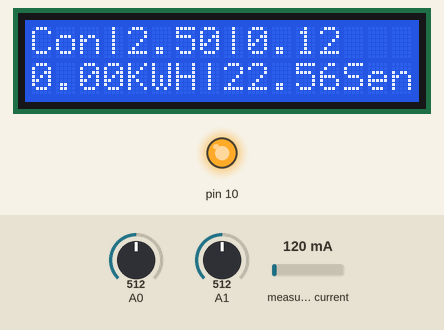
This sketch was run on a simulated Arduino Uno, built with avr-gcc and run on an emulated ATmega328P. Shown: 16×2 character LCD, output pins drawn as LEDs (lit = HIGH). The inputs (shaded band) are chosen by the test bench; at power-on: measured current 120 mA, A0 = 512, A1 = 512. No radio packets arrive unless stated.

Above: at 1.2 s.
1.3 s: measured current set to 40 mA
At 2.0 s:
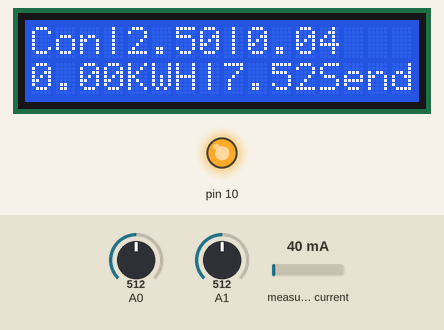
2.8 s: A0 set to 716
At 3.6 s:
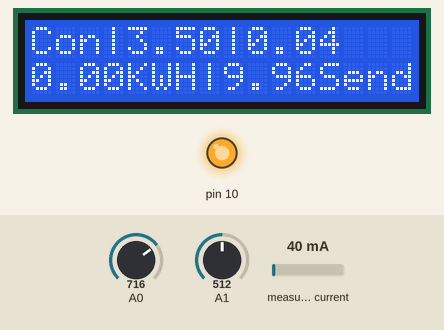
4.3 s: measured current set to 500 mA
At 5.2 s:
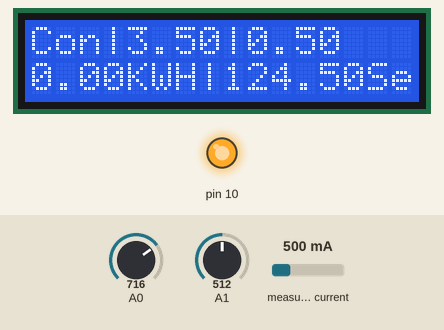
5.8 s: A0 set to 900
At 6.5 s:
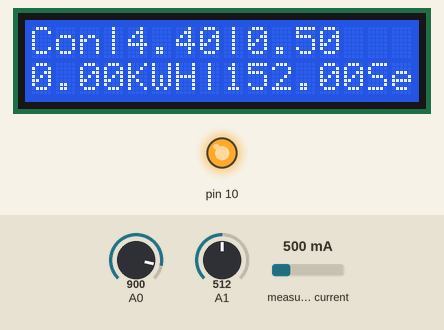
7.4 s: measured current set to 1000 mA
At 8.2 s:
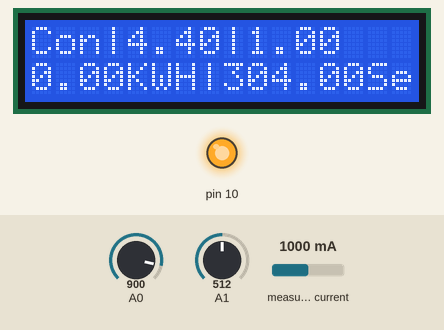
8.9 s: A0 set to 1023
At 9.9 s:
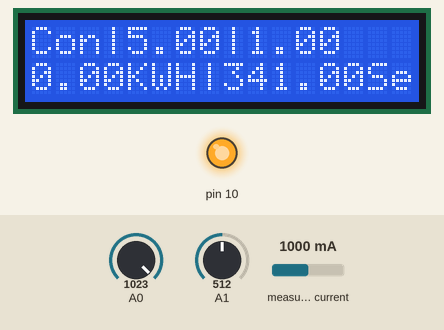
Timing chart, 0 to 11.4 s (numbered marks = the images above; inputs shaded):
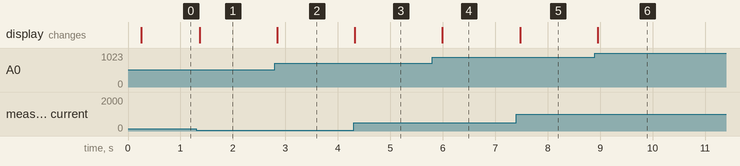

Measured:
- after the input at 1.3 s, the display: changes after 0.06 s (image 1)
- after the input at 2.8 s, the display: changes at once (image 2)
- after the input at 4.3 s, the display: changes at once (image 3)
- after the input at 5.8 s, the display: changes after 0.19 s (image 4)
- after the input at 7.4 s, the display: changes after 0.07 s (image 5)
- after the input at 8.9 s, the display: changes after 0.06 s (image 6)

The sketch:

energy_monitor_nrf24o1_reciever_23022017.ino
```cpp
#include <EEPROM.h>
#include "EmonLib.h"
#include <LiquidCrystal.h>
#include <SPI.h>
#include <RF24Network.h>
#include <RF24Network_config.h>
#include <Sync.h>
#include <nRF24L01.h>
#include <RF24.h>
#include <RF24_config.h>

LiquidCrystal lcd(9, 8, 7,6,5,4);

EnergyMonitor emon1;
int i=0;
double start,t,cons,lastupdate,lastsave;
char res[200];

RF24 radio(2,3);

// Network uses that radio
RF24Network network(radio);

// Address of our node
const uint16_t this_node = 1;

// Address of the other node
const uint16_t other_node = 0;


// Structure of our payload
struct payload_t
{
  float kwh;
  int rno;
};

void setup()
{
  lcd.begin(16, 2);
  emon1.current(A1, 30);
  start=0;
  lastupdate=0;
  lastsave=0;
  EEPROM.get(50, cons);
  if(isnan(cons))
  cons=0;
  SPI.begin();
  radio.begin();
  network.begin(/*channel*/ 90, /*node address*/ this_node);

}

void loop()
{
  lcd.setCursor(0,0);
  double Irms =emon1.calcIrms(1480);
  int asensor=analogRead(A1);
  int sensorValue = analogRead(A0);
  double vold=0,volm=0;
  if(sensorValue!=0){
    vold=sensorValue*0.00488758553;
    volm=round((vold+0.594286)/0.016429);
  }
  float power=volm*Irms;
  t=millis()-start;
  start=millis();
  t=t/1000;
  double temp;
  temp=t*power;
  temp=temp/1000;
  temp=temp/3600;
  cons=cons+temp;
  lcd.print("Con|");
  lcd.print(vold);
  lcd.print("|");
  lcd.print(Irms);

  lcd.setCursor(0,1);
  lcd.print(cons);
  lcd.print("KWH|");
  lcd.print(power);
  if((millis()-lastsave)>300000)
  {
    EEPROM.put(50, cons);
    lastsave=millis();
  }
  network.update();
  //lcd.clear();
  lcd.print("Sending...");
  payload_t payload = { cons, this_node };
  RF24NetworkHeader header(/*to node*/ other_node);
  bool ok = network.write(header,&payload,sizeof(payload));
  //lcd.clear();

}
```
